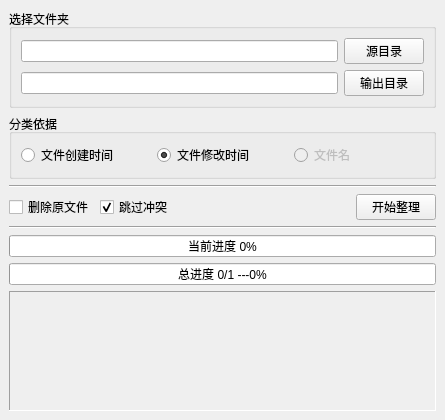
<?xml version="1.0" encoding="UTF-8"?>
<ui version="4.0">
 <class>MainWindow</class>
 <widget class="QMainWindow" name="MainWindow">
  <property name="geometry">
   <rect>
    <x>0</x>
    <y>0</y>
    <width>445</width>
    <height>391</height>
   </rect>
  </property>
  <property name="sizePolicy">
   <sizepolicy hsizetype="Fixed" vsizetype="Fixed">
    <horstretch>0</horstretch>
    <verstretch>0</verstretch>
   </sizepolicy>
  </property>
  <property name="maximumSize">
   <size>
    <width>445</width>
    <height>391</height>
   </size>
  </property>
  <property name="windowTitle">
   <string>视频图片整理工具 By:Smalli</string>
  </property>
  <property name="windowIcon">
   <iconset resource="res.qrc">
    <normaloff>:/res/logo.ico</normaloff>:/res/logo.ico</iconset>
  </property>
  <widget class="QWidget" name="centralwidget">
   <layout class="QVBoxLayout" name="verticalLayout_2">
    <item>
     <widget class="QGroupBox" name="groupBox">
      <property name="title">
       <string>选择文件夹</string>
      </property>
      <layout class="QVBoxLayout" name="verticalLayout">
       <item>
        <layout class="QHBoxLayout" name="horizontalLayout">
         <item>
          <widget class="QLineEdit" name="srcLineEdit"/>
         </item>
         <item>
          <widget class="QPushButton" name="srcPushButton">
           <property name="text">
            <string>源目录</string>
           </property>
          </widget>
         </item>
        </layout>
       </item>
       <item>
        <layout class="QHBoxLayout" name="horizontalLayout_2">
         <item>
          <widget class="QLineEdit" name="dstLineEdit"/>
         </item>
         <item>
          <widget class="QPushButton" name="dstPushButton">
           <property name="text">
            <string>输出目录</string>
           </property>
          </widget>
         </item>
        </layout>
       </item>
      </layout>
     </widget>
    </item>
    <item>
     <widget class="QGroupBox" name="groupBox_2">
      <property name="enabled">
       <bool>true</bool>
      </property>
      <property name="title">
       <string>分类依据</string>
      </property>
      <layout class="QHBoxLayout" name="horizontalLayout_5">
       <item>
        <widget class="QRadioButton" name="radioButton">
         <property name="enabled">
          <bool>true</bool>
         </property>
         <property name="toolTip">
          <string>文件在本机创建的时间</string>
         </property>
         <property name="text">
          <string>文件创建时间</string>
         </property>
        </widget>
       </item>
       <item>
        <widget class="QRadioButton" name="radioButton_2">
         <property name="enabled">
          <bool>true</bool>
         </property>
         <property name="toolTip">
          <string>文件最后一次修改时间</string>
         </property>
         <property name="text">
          <string>文件修改时间</string>
         </property>
         <property name="checked">
          <bool>true</bool>
         </property>
        </widget>
       </item>
       <item>
        <widget class="QRadioButton" name="radioButton_3">
         <property name="enabled">
          <bool>false</bool>
         </property>
         <property name="text">
          <string>文件名</string>
         </property>
        </widget>
       </item>
      </layout>
     </widget>
    </item>
    <item>
     <widget class="Line" name="line">
      <property name="orientation">
       <enum>Qt::Horizontal</enum>
      </property>
     </widget>
    </item>
    <item>
     <layout class="QHBoxLayout" name="horizontalLayout_4">
      <item>
       <widget class="QCheckBox" name="isRemove">
        <property name="enabled">
         <bool>true</bool>
        </property>
        <property name="toolTip">
         <string>删除原始文件</string>
        </property>
        <property name="text">
         <string>删除原文件</string>
        </property>
        <property name="checkable">
         <bool>true</bool>
        </property>
       </widget>
      </item>
      <item>
       <widget class="QCheckBox" name="ignoreSame">
        <property name="enabled">
         <bool>true</bool>
        </property>
        <property name="toolTip">
         <string>文件已存在则跳过</string>
        </property>
        <property name="text">
         <string>跳过冲突</string>
        </property>
        <property name="checked">
         <bool>true</bool>
        </property>
       </widget>
      </item>
      <item>
       <spacer name="horizontalSpacer">
        <property name="orientation">
         <enum>Qt::Horizontal</enum>
        </property>
        <property name="sizeHint" stdset="0">
         <size>
          <width>40</width>
          <height>20</height>
         </size>
        </property>
       </spacer>
      </item>
      <item>
       <widget class="QPushButton" name="startBtn">
        <property name="text">
         <string>开始整理</string>
        </property>
       </widget>
      </item>
     </layout>
    </item>
    <item>
     <widget class="Line" name="line_2">
      <property name="orientation">
       <enum>Qt::Horizontal</enum>
      </property>
     </widget>
    </item>
    <item>
     <layout class="QHBoxLayout" name="horizontalLayout_6">
      <item>
       <widget class="QProgressBar" name="progressBar_2">
        <property name="maximum">
         <number>1</number>
        </property>
        <property name="value">
         <number>0</number>
        </property>
        <property name="alignment">
         <set>Qt::AlignCenter</set>
        </property>
        <property name="format">
         <string>当前进度 %p%</string>
        </property>
       </widget>
      </item>
     </layout>
    </item>
    <item>
     <layout class="QHBoxLayout" name="horizontalLayout_3">
      <item>
       <widget class="QProgressBar" name="progressBar">
        <property name="maximum">
         <number>1</number>
        </property>
        <property name="value">
         <number>0</number>
        </property>
        <property name="alignment">
         <set>Qt::AlignCenter</set>
        </property>
        <property name="format">
         <string>总进度 %v/%m ---%p%</string>
        </property>
       </widget>
      </item>
     </layout>
    </item>
    <item>
     <widget class="QLabel" name="label_2">
      <property name="sizePolicy">
       <sizepolicy hsizetype="Preferred" vsizetype="Fixed">
        <horstretch>0</horstretch>
        <verstretch>0</verstretch>
       </sizepolicy>
      </property>
      <property name="minimumSize">
       <size>
        <width>0</width>
        <height>120</height>
       </size>
      </property>
      <property name="frameShape">
       <enum>QFrame::Panel</enum>
      </property>
      <property name="frameShadow">
       <enum>QFrame::Sunken</enum>
      </property>
      <property name="text">
       <string/>
      </property>
      <property name="alignment">
       <set>Qt::AlignLeading|Qt::AlignLeft|Qt::AlignTop</set>
      </property>
     </widget>
    </item>
   </layout>
  </widget>
 </widget>
 <resources>
  <include location="res.qrc"/>
 </resources>
 <connections/>
</ui>
